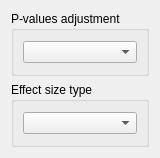
<?xml version="1.0" encoding="UTF-8"?>
<ui version="4.0">
 <author>Anton Rau</author>
 <class>NWayAnovaSettingsWidget</class>
 <widget class="QWidget" name="NWayAnovaSettingsWidget">
  <property name="geometry">
   <rect>
    <x>0</x>
    <y>0</y>
    <width>155</width>
    <height>158</height>
   </rect>
  </property>
  <layout class="QVBoxLayout" name="verticalLayout">
   <item>
    <widget class="QGroupBox" name="groupBoxPAdjustment">
     <property name="title">
      <string>P-values adjustment</string>
     </property>
     <layout class="QVBoxLayout" name="verticalLayout_7">
      <item>
       <widget class="QComboBox" name="comboBoxPAdjustment"/>
      </item>
     </layout>
    </widget>
   </item>
   <item>
    <widget class="QGroupBox" name="groupBoxEffectSizeType">
     <property name="title">
      <string>Effect size type</string>
     </property>
     <layout class="QVBoxLayout" name="verticalLayout_6">
      <item>
       <widget class="QComboBox" name="comboBoxEffectSizeType"/>
      </item>
     </layout>
    </widget>
   </item>
  </layout>
 </widget>
 <resources>
  <include location="../../../resources/resources.qrc"/>
 </resources>
 <connections/>
</ui>
